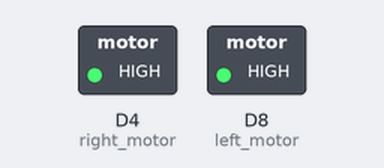
This sketch was run on a simulated ESP8266 (NodeMCU). Shown: switched loads named in the sketch (green lamp = pin HIGH).

Above: at 0.05 s.
At 4.0 s:
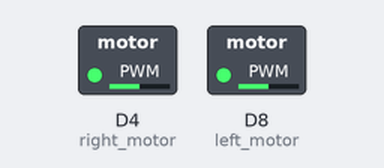
Timing chart, 0 to 5.2 s (numbered marks = the images above):
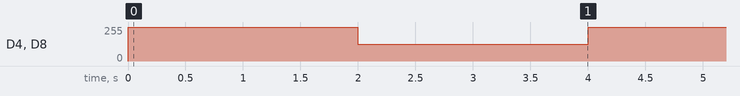

The sketch:

motor_test.ino
```cpp
//program to test both motors

#define left_motor D8
#define right_motor D4

void setup() {
  pinMode(left_motor, OUTPUT);
  pinMode(right_motor, OUTPUT);
}

void loop() {
  analogWrite(left_motor, 255);
  analogWrite(right_motor, 255);
  delay(2000);
  analogWrite(left_motor, 127);
  analogWrite(right_motor, 127);

  delay(2000);
}
```

Measured:
- by itself, D4 (right_motor), D8 (left_motor): alternates 255/255 for 2.0 s and 127/255 for 2.0 s
